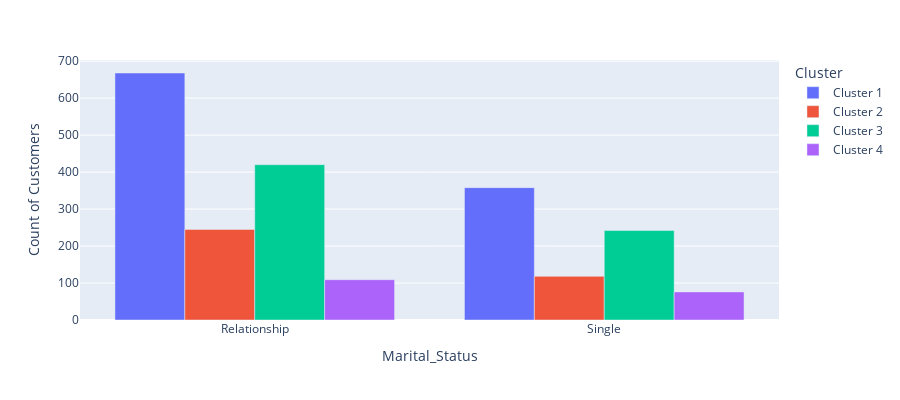

Notebook code cell kept with this figure:
### Code cell
df_plot = df_[['Marital_Status', 'Cluster', 'ID']].groupby(['Marital_Status', 'Cluster']).count()
df_plot.reset_index(inplace=True)
df_plot.rename(columns={"ID":"Count of Customers"}, inplace=True)


fig = px.bar(df_plot, x="Marital_Status", y="Count of Customers",
             color='Cluster', barmode='group',
             height=400)
fig.show()

### Figure 1 — Plotly figure (JSON) as saved in the notebook; plotly's stock layout.template omitted (floating-point values rounded to 4 significant figures)
{"data": [{"alignmentgroup": "True", "hovertemplate": "Cluster=Cluster 1<br>Marital_Status=%{x}<br>Count of Customers=%{y}<extra></extra>", "legendgroup": "Cluster 1", "marker": {"color": "#636efa", "pattern": {"shape": ""}}, "name": "Cluster 1", "offsetgroup": "Cluster 1", "orientation": "v", "showlegend": true, "textposition": "auto", "type": "bar", "x": ["Relationship", "Single"], "xaxis": "x", "y": [668, 358], "yaxis": "y"}, {"alignmentgroup": "True", "hovertemplate": "Cluster=Cluster 2<br>Marital_Status=%{x}<br>Count of Customers=%{y}<extra></extra>", "legendgroup": "Cluster 2", "marker": {"color": "#EF553B", "pattern": {"shape": ""}}, "name": "Cluster 2", "offsetgroup": "Cluster 2", "orientation": "v", "showlegend": true, "textposition": "auto", "type": "bar", "x": ["Relationship", "Single"], "xaxis": "x", "y": [245, 118], "yaxis": "y"}, {"alignmentgroup": "True", "hovertemplate": "Cluster=Cluster 3<br>Marital_Status=%{x}<br>Count of Customers=%{y}<extra></extra>", "legendgroup": "Cluster 3", "marker": {"color": "#00cc96", "pattern": {"shape": ""}}, "name": "Cluster 3", "offsetgroup": "Cluster 3", "orientation": "v", "showlegend": true, "textposition": "auto", "type": "bar", "x": ["Relationship", "Single"], "xaxis": "x", "y": [420, 242], "yaxis": "y"}, {"alignmentgroup": "True", "hovertemplate": "Cluster=Cluster 4<br>Marital_Status=%{x}<br>Count of Customers=%{y}<extra></extra>", "legendgroup": "Cluster 4", "marker": {"color": "#ab63fa", "pattern": {"shape": ""}}, "name": "Cluster 4", "offsetgroup": "Cluster 4", "orientation": "v", "showlegend": true, "textposition": "auto", "type": "bar", "x": ["Relationship", "Single"], "xaxis": "x", "y": [109, 76], "yaxis": "y"}], "layout": {"barmode": "group", "height": 400, "legend": {"title": {"text": "Cluster"}, "tracegroupgap": 0}, "margin": {"t": 60}, "xaxis": {"anchor": "y", "domain": [0, 1], "title": {"text": "Marital_Status"}}, "yaxis": {"anchor": "x", "domain": [0, 1], "title": {"text": "Count of Customers"}}}}
